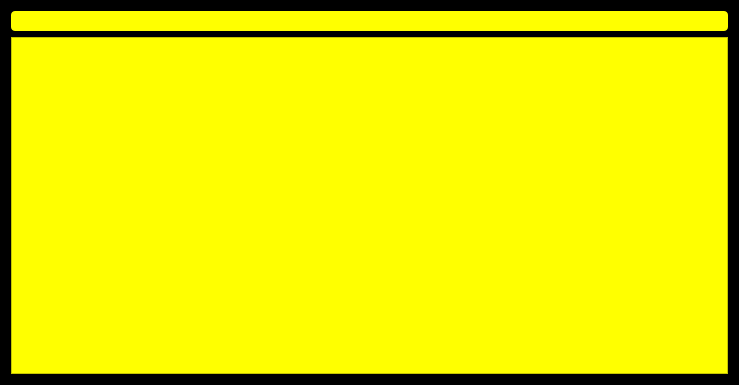
<?xml version="1.0" encoding="UTF-8"?>
<ui version="4.0">
 <class>FlightTablePage</class>
 <widget class="QWidget" name="FlightTablePage">
  <property name="geometry">
   <rect>
    <x>0</x>
    <y>0</y>
    <width>739</width>
    <height>385</height>
   </rect>
  </property>
  <property name="windowTitle">
   <string>Form</string>
  </property>
  <property name="styleSheet">
   <string notr="true">#lblClock {
	background-color : yellow;
	border-radius : 4px;
	padding : 3px;
}

#FlightTablePage {
	background-color : black;
}

#tableView {
	
	background-color: rgb(255, 255, 0);
}

QTableView {
    selection-background-color: rgb(0, 0, 0);
	selection-color: rgb(255, 255, 0);
	border-color: rgb(0, 0, 0);
}

QHeaderView::section {
    background-color: black;
	color: yellow;
    border: 2px solid yellow;
}

QPushButton {
	
	background-color: rgb(0, 0, 0);
	
	color: rgb(255, 255, 0);
	border-radius : 3px;

	padding : 2px;
}</string>
  </property>
  <layout class="QVBoxLayout" name="verticalLayout">
   <item>
    <widget class="QLabel" name="lblClock">
     <property name="text">
      <string/>
     </property>
    </widget>
   </item>
   <item>
    <widget class="QTableView" name="tableView">
     <property name="styleSheet">
      <string notr="true">#lblClock {
	color : yellow;
}</string>
     </property>
    </widget>
   </item>
  </layout>
 </widget>
 <resources/>
 <connections/>
</ui>
